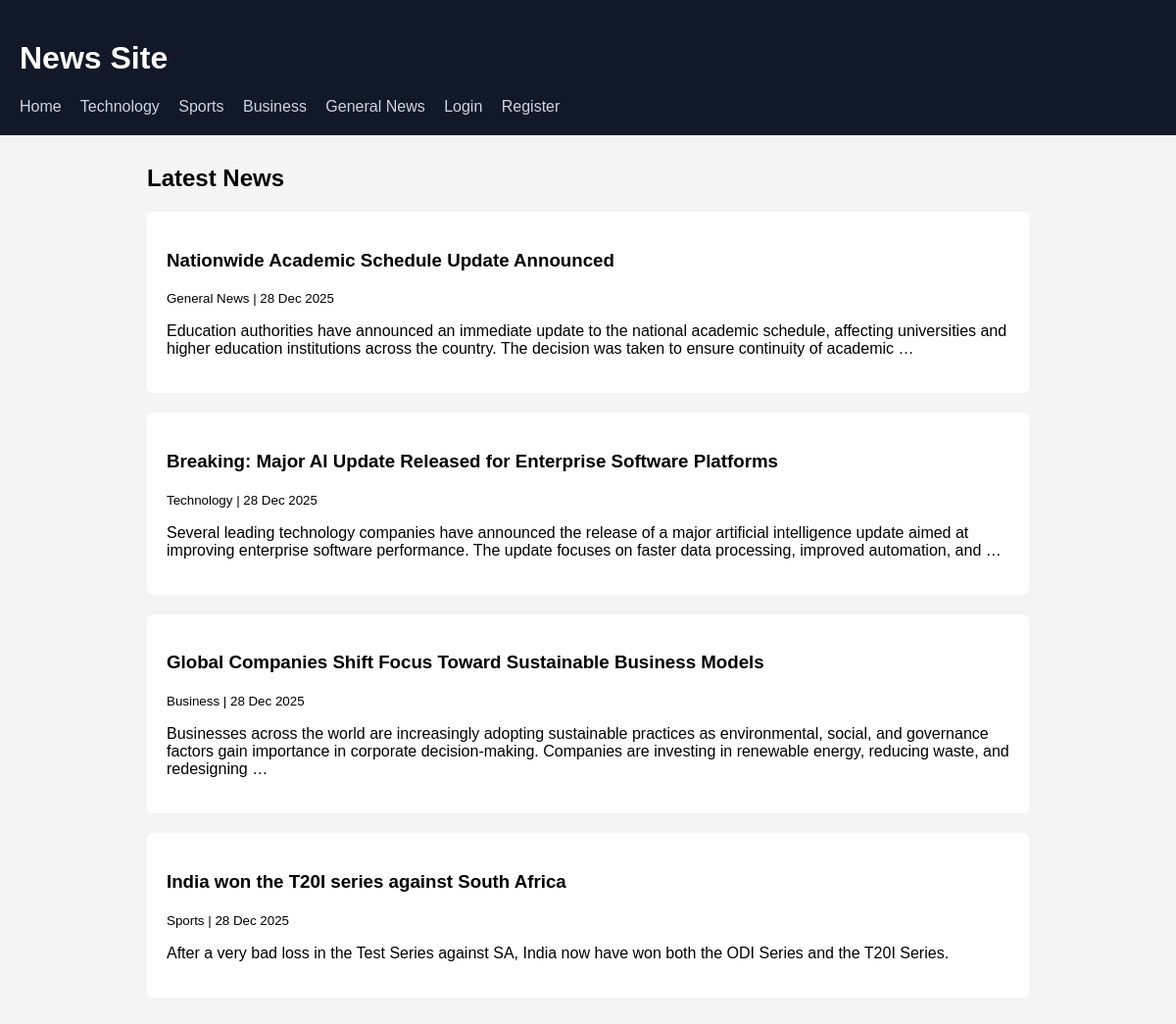
The page / on the database its author committed.
### news/models.py (models this page shows, shortened)
class News(models.Model):
    CATEGORY_CHOICES = [
        ('technology', 'Technology'),
        ('sports', 'Sports'),
        ('business', 'Business'),
        ('general', 'General News'),
    ]
    title = models.CharField(max_length=200)
    category = models.CharField(max_length=20, choices=CATEGORY_CHOICES)
    content = models.TextField()
    author = models.ForeignKey(User, on_delete=models.CASCADE)
    created_at = models.DateTimeField(auto_now_add=True)

### news/views.py (the view)
# urls.py: path('', home),
def home(request):
    news = News.objects.all().order_by('-created_at')
    return render(request, 'news/home.html', {'news': news})

### news/templates/news/home.html
{% extends 'news/base.html' %}
{% block content %}
<h2>Latest News</h2>
{% for n in news %}
<div class="card">
    <h3>{{ n.title }}</h3>
    <small>{{ n.get_category_display }} | {{ n.created_at|date:"d M Y" }}</small>
    <p>{{ n.content|truncatewords:30 }}</p>
</div>
{% empty %}
<p>No news available.</p>
{% endfor %}
{% endblock %}

### news/templates/news/base.html (shortened to what this page needs)
<!DOCTYPE html>
<html>
<head>
    <link rel="stylesheet" href="/static/style.css">
</head>
<body>
<header>
    <h1>News Site</h1>
    <nav>
        <a href="/">Home</a>
        <a href="/category/technology/">Technology</a>
        <a href="/category/sports/">Sports</a>
        <a href="/category/business/">Business</a>
        <a href="/category/general/">General News</a>
        {% if user.is_authenticated %}
            <a href="/add/">Add News</a>
            <a href="/my-news/">My News</a>
            <a href="/logout/">Logout</a>
        {% else %}
            <a href="/login/">Login</a>
            <a href="/register/">Register</a>
        {% endif %}
    </nav>
</header>
<main>
    {% block content %}{% endblock %}
</main>
</body>
</html>

### static/style.css (style rules this page uses)
body { font-family: Arial; background: #f4f4f4; margin: 0; }
header { background: #111827; color: white; padding: 20px; }
nav a { color: #cbd5e1; margin-right: 15px; text-decoration: none; }
main { max-width: 900px; margin: 30px auto; }
.card { background: white; padding: 20px; margin-bottom: 20px; border-radius: 6px; }

### rows shown on the page
News: title "Nationwide Academic Schedule Update Announced", category "General News", created_at "28 Dec 2025", content "Education authorities have announced an immediate update to the national academic schedule, affecting universities and higher education institutions across the country. The decision was taken to ensure continuity of academic …"
News: title "Breaking: Major AI Update Released for Enterprise Software Platforms", category "Technology", created_at "28 Dec 2025", content "Several leading technology companies have announced the release of a major artificial intelligence update aimed at improving enterprise software performance. The update focuses on faster data processing, improved automation, and …"
News: title "Global Companies Shift Focus Toward Sustainable Business Models", category "Business", created_at "28 Dec 2025", content "Businesses across the world are increasingly adopting sustainable practices as environmental, social, and governance factors gain importance in corporate decision-making. Companies are investing in renewable energy, reducing waste, and redesigning …"
News: title "India won the T20I series against South Africa", category "Sports", created_at "28 Dec 2025", content "After a very bad loss in the Test Series against SA, India now have won both the ODI Series and the T20I Series."
